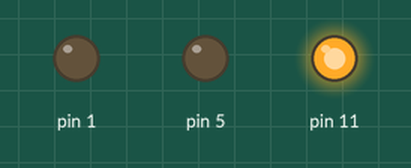
This sketch was run on a simulated Arduino Uno, built with avr-gcc and run on an emulated ATmega328P. On the bench: output pins drawn as LEDs (lit = HIGH).

Above: at 0.5 s.
At 1.5 s:
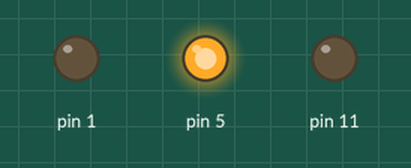
At 3.12 s:
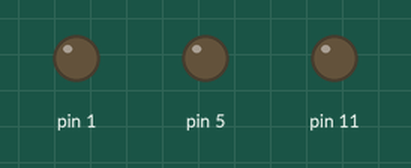
At 5.7 s:
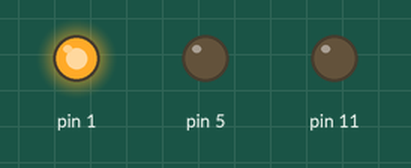
Timing chart, 0 to 7.2 s (numbered marks = the images above):
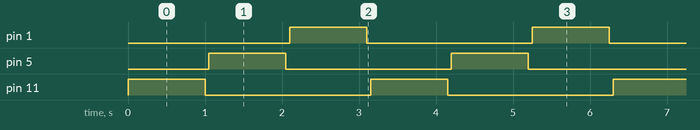

The sketch:

traffic.ino
```cpp
void setup() {
  pinMode(1,HIGH);
  pinMode(5,HIGH);
  pinMode(11,HIGH);

}

void loop() {
  digitalWrite(11,HIGH);
  delay(1000);
  digitalWrite(11,LOW);
  delay(50);
  digitalWrite(5,HIGH);
  delay(1000);
  digitalWrite(5,LOW);
  delay(50);
  digitalWrite(1,HIGH);
  delay(1000);
  digitalWrite(1,LOW);
  delay(50);
}
```

Measured:
- by itself, pin 1, pin 5, pin 11: alternates HIGH for 1.0 s and LOW for 2.2 s
- by itself, everything shown: repeats every 3.2 s, in 6 steps
